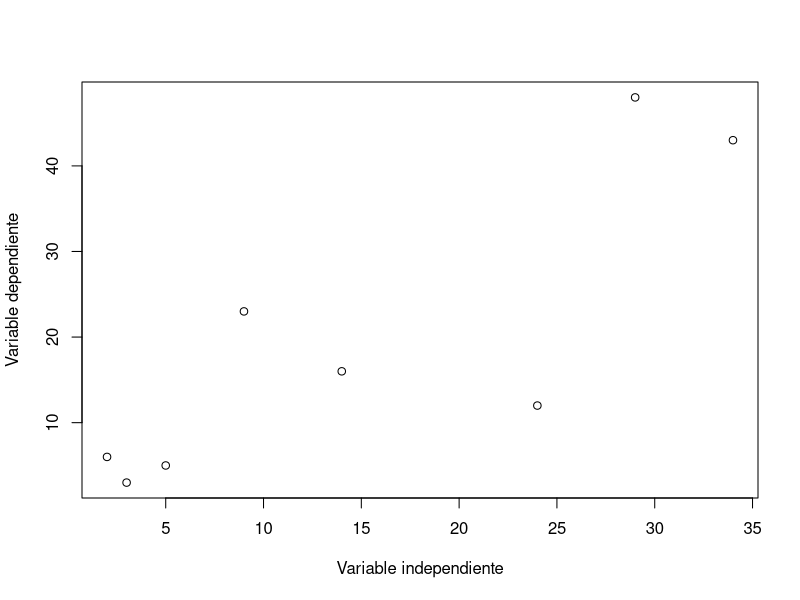
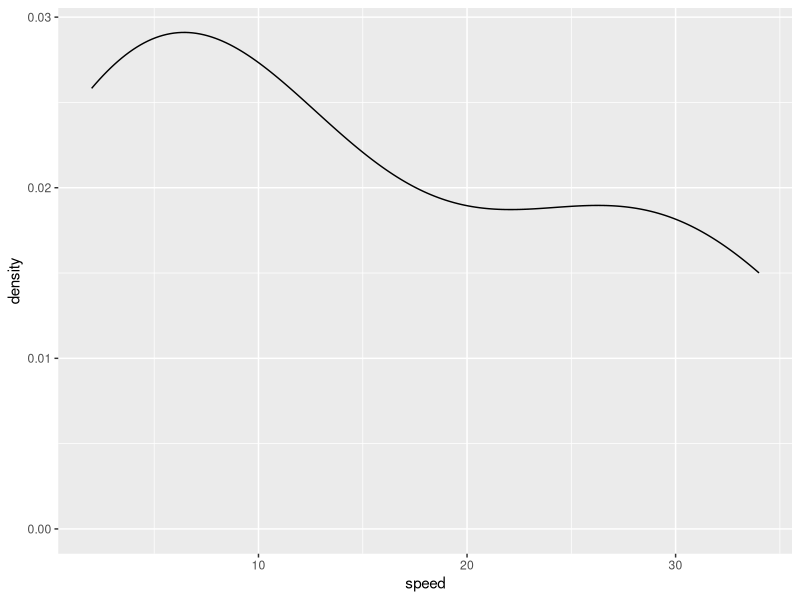

R code for these plots, in order:
# Tarea 3, EJERCICIO 1
# JEGR
# 02/10/2025

library(ggplot2)

speed <- c(2, 3, 5, 9, 14, 24, 29, 34)
abundance <- c(6, 3, 5, 23, 16, 12, 48, 43)

mayfly <- data.frame(speed, abundance)
View (mayfly)

plot(mayfly,
     xlab = "Variable independiente",
     ylab = "Variable dependiente")

# Tabla


ggplot(mayfly, aes(x = speed, color = abundance))+   # dist. datos en una grafica de densidad
  geom_density()

shapiro.test(mayfly$speed)      # Datos normales, p-value = 0.2572
shapiro.test(mayfly$abundance)  # Datos normales, p-value = 0.1046

# Si significativo, p-value = 0.008393
cor.test(mayfly$speed, mayfly$abundance,
         method = "pearson")

